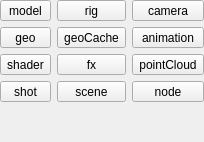
             <widget class="QFrame" name="ma_assetType_frame">
              <property name="frameShape">
               <enum>QFrame::NoFrame</enum>
              </property>
              <property name="frameShadow">
               <enum>QFrame::Plain</enum>
              </property>
              <property name="lineWidth">
               <number>0</number>
              </property>
              <layout class="QVBoxLayout" name="verticalLayout_5">
               <property name="margin">
                <number>0</number>
               </property>
               <item>
                <layout class="QGridLayout" name="ma_assetType_gridLayout">
                 <item row="0" column="0">
                  <widget class="QToolButton" name="model_toolButton">
                   <property name="sizePolicy">
                    <sizepolicy hsizetype="Expanding" vsizetype="Fixed">
                     <horstretch>0</horstretch>
                     <verstretch>0</verstretch>
                    </sizepolicy>
                   </property>
                   <property name="text">
                    <string>model</string>
                   </property>
                   <property name="icon">
                    <iconset resource="rsc.qrc">
                     <normaloff>:/rsc/rsc/publish_icon_geo.png</normaloff>
                     <disabledoff>:/rsc/rsc/publish_icon_geo_disabled.png</disabledoff>:/rsc/rsc/publish_icon_geo.png</iconset>
                   </property>
                   <property name="iconSize">
                    <size>
                     <width>48</width>
                     <height>48</height>
                    </size>
                   </property>
                   <property name="checkable">
                    <bool>true</bool>
                   </property>
                   <property name="autoExclusive">
                    <bool>true</bool>
                   </property>
                   <property name="toolButtonStyle">
                    <enum>Qt::ToolButtonTextUnderIcon</enum>
                   </property>
                  </widget>
                 </item>
                 <item row="0" column="1">
                  <widget class="QToolButton" name="rig_toolButton">
                   <property name="sizePolicy">
                    <sizepolicy hsizetype="Expanding" vsizetype="Fixed">
                     <horstretch>0</horstretch>
                     <verstretch>0</verstretch>
                    </sizepolicy>
                   </property>
                   <property name="text">
                    <string>rig</string>
                   </property>
                   <property name="icon">
                    <iconset resource="rsc.qrc">
                     <normaloff>:/rsc/rsc/publish_icon_rig.png</normaloff>
                     <disabledoff>:/rsc/rsc/publish_icon_rig_disabled.png</disabledoff>:/rsc/rsc/publish_icon_rig.png</iconset>
                   </property>
                   <property name="iconSize">
                    <size>
                     <width>48</width>
                     <height>48</height>
                    </size>
                   </property>
                   <property name="checkable">
                    <bool>true</bool>
                   </property>
                   <property name="autoExclusive">
                    <bool>true</bool>
                   </property>
                   <property name="toolButtonStyle">
                    <enum>Qt::ToolButtonTextUnderIcon</enum>
                   </property>
                  </widget>
                 </item>
                 <item row="0" column="2">
                  <widget class="QToolButton" name="camera_toolButton">
                   <property name="sizePolicy">
                    <sizepolicy hsizetype="Expanding" vsizetype="Fixed">
                     <horstretch>0</horstretch>
                     <verstretch>0</verstretch>
                    </sizepolicy>
                   </property>
                   <property name="text">
                    <string>camera</string>
                   </property>
                   <property name="icon">
                    <iconset resource="rsc.qrc">
                     <normaloff>:/rsc/rsc/publish_icon_camera.png</normaloff>
                     <disabledoff>:/rsc/rsc/publish_icon_camera_disabled.png</disabledoff>:/rsc/rsc/publish_icon_camera.png</iconset>
                   </property>
                   <property name="iconSize">
                    <size>
                     <width>48</width>
                     <height>48</height>
                    </size>
                   </property>
                   <property name="checkable">
                    <bool>true</bool>
                   </property>
                   <property name="autoExclusive">
                    <bool>true</bool>
                   </property>
                   <property name="toolButtonStyle">
                    <enum>Qt::ToolButtonTextUnderIcon</enum>
                   </property>
                  </widget>
                 </item>
                 <item row="1" column="1">
                  <widget class="QToolButton" name="geoCache_toolButton">
                   <property name="sizePolicy">
                    <sizepolicy hsizetype="Expanding" vsizetype="Fixed">
                     <horstretch>0</horstretch>
                     <verstretch>0</verstretch>
                    </sizepolicy>
                   </property>
                   <property name="text">
                    <string>geoCache</string>
                   </property>
                   <property name="icon">
                    <iconset resource="rsc.qrc">
                     <normaloff>:/rsc/rsc/publish_icon_anim.png</normaloff>
                     <disabledoff>:/rsc/rsc/publish_icon_anim_disabled.png</disabledoff>:/rsc/rsc/publish_icon_anim.png</iconset>
                   </property>
                   <property name="iconSize">
                    <size>
                     <width>48</width>
                     <height>48</height>
                    </size>
                   </property>
                   <property name="checkable">
                    <bool>true</bool>
                   </property>
                   <property name="autoExclusive">
                    <bool>true</bool>
                   </property>
                   <property name="toolButtonStyle">
                    <enum>Qt::ToolButtonTextUnderIcon</enum>
                   </property>
                  </widget>
                 </item>
                 <item row="1" column="0">
                  <widget class="QToolButton" name="geo_toolButton">
                   <property name="sizePolicy">
                    <sizepolicy hsizetype="Expanding" vsizetype="Fixed">
                     <horstretch>0</horstretch>
                     <verstretch>0</verstretch>
                    </sizepolicy>
                   </property>
                   <property name="text">
                    <string>geo</string>
                   </property>
                   <property name="icon">
                    <iconset resource="rsc.qrc">
                     <normaloff>:/rsc/rsc/publish_icon_geo.png</normaloff>
                     <disabledoff>:/rsc/rsc/publish_icon_geo_disabled.png</disabledoff>:/rsc/rsc/publish_icon_geo.png</iconset>
                   </property>
                   <property name="iconSize">
                    <size>
                     <width>48</width>
                     <height>48</height>
                    </size>
                   </property>
                   <property name="checkable">
                    <bool>true</bool>
                   </property>
                   <property name="autoExclusive">
                    <bool>true</bool>
                   </property>
                   <property name="toolButtonStyle">
                    <enum>Qt::ToolButtonTextUnderIcon</enum>
                   </property>
                  </widget>
                 </item>
                 <item row="1" column="2">
                  <widget class="QToolButton" name="animation_toolButton">
                   <property name="sizePolicy">
                    <sizepolicy hsizetype="Expanding" vsizetype="Fixed">
                     <horstretch>0</horstretch>
                     <verstretch>0</verstretch>
                    </sizepolicy>
                   </property>
                   <property name="text">
                    <string>animation</string>
                   </property>
                   <property name="icon">
                    <iconset resource="rsc.qrc">
                     <normaloff>:/rsc/rsc/publish_icon_anim.png</normaloff>
                     <disabledoff>:/rsc/rsc/publish_icon_anim_disabled.png</disabledoff>:/rsc/rsc/publish_icon_anim.png</iconset>
                   </property>
                   <property name="iconSize">
                    <size>
                     <width>48</width>
                     <height>48</height>
                    </size>
                   </property>
                   <property name="checkable">
                    <bool>true</bool>
                   </property>
                   <property name="autoExclusive">
                    <bool>true</bool>
                   </property>
                   <property name="toolButtonStyle">
                    <enum>Qt::ToolButtonTextUnderIcon</enum>
                   </property>
                  </widget>
                 </item>
                 <item row="2" column="0">
                  <widget class="QToolButton" name="shader_toolButton">
                   <property name="sizePolicy">
                    <sizepolicy hsizetype="Expanding" vsizetype="Fixed">
                     <horstretch>0</horstretch>
                     <verstretch>0</verstretch>
                    </sizepolicy>
                   </property>
                   <property name="text">
                    <string>shader</string>
                   </property>
                   <property name="icon">
                    <iconset resource="rsc.qrc">
                     <normaloff>:/rsc/rsc/publish_icon_shader.png</normaloff>
                     <disabledoff>:/rsc/rsc/publish_icon_shader_disabled.png</disabledoff>:/rsc/rsc/publish_icon_shader.png</iconset>
                   </property>
                   <property name="iconSize">
                    <size>
                     <width>48</width>
                     <height>48</height>
                    </size>
                   </property>
                   <property name="checkable">
                    <bool>true</bool>
                   </property>
                   <property name="autoExclusive">
                    <bool>true</bool>
                   </property>
                   <property name="toolButtonStyle">
                    <enum>Qt::ToolButtonTextUnderIcon</enum>
                   </property>
                  </widget>
                 </item>
                 <item row="2" column="1">
                  <widget class="QToolButton" name="fx_toolButton">
                   <property name="sizePolicy">
                    <sizepolicy hsizetype="Expanding" vsizetype="Fixed">
                     <horstretch>0</horstretch>
                     <verstretch>0</verstretch>
                    </sizepolicy>
                   </property>
                   <property name="text">
                    <string>fx</string>
                   </property>
                   <property name="icon">
                    <iconset resource="rsc.qrc">
                     <normaloff>:/rsc/rsc/publish_icon_fx.png</normaloff>
                     <disabledoff>:/rsc/rsc/publish_icon_fx_disabled.png</disabledoff>:/rsc/rsc/publish_icon_fx.png</iconset>
                   </property>
                   <property name="iconSize">
                    <size>
                     <width>48</width>
                     <height>48</height>
                    </size>
                   </property>
                   <property name="checkable">
                    <bool>true</bool>
                   </property>
                   <property name="autoExclusive">
                    <bool>true</bool>
                   </property>
                   <property name="toolButtonStyle">
                    <enum>Qt::ToolButtonTextUnderIcon</enum>
                   </property>
                  </widget>
                 </item>
                 <item row="2" column="2">
                  <widget class="QToolButton" name="ma_pointCloud_toolButton">
                   <property name="sizePolicy">
                    <sizepolicy hsizetype="Expanding" vsizetype="Fixed">
                     <horstretch>0</horstretch>
                     <verstretch>0</verstretch>
                    </sizepolicy>
                   </property>
                   <property name="text">
                    <string>pointCloud</string>
                   </property>
                   <property name="icon">
                    <iconset resource="rsc.qrc">
                     <normaloff>:/rsc/rsc/publish_icon_pointCloud.png</normaloff>
                     <disabledoff>:/rsc/rsc/publish_icon_pointCloud_disabled.png</disabledoff>:/rsc/rsc/publish_icon_pointCloud.png</iconset>
                   </property>
                   <property name="iconSize">
                    <size>
                     <width>48</width>
                     <height>48</height>
                    </size>
                   </property>
                   <property name="checkable">
                    <bool>true</bool>
                   </property>
                   <property name="autoExclusive">
                    <bool>true</bool>
                   </property>
                   <property name="toolButtonStyle">
                    <enum>Qt::ToolButtonTextUnderIcon</enum>
                   </property>
                  </widget>
                 </item>
                 <item row="3" column="0">
                  <widget class="QToolButton" name="shot_toolButton">
                   <property name="sizePolicy">
                    <sizepolicy hsizetype="Expanding" vsizetype="Fixed">
                     <horstretch>0</horstretch>
                     <verstretch>0</verstretch>
                    </sizepolicy>
                   </property>
                   <property name="text">
                    <string>shot</string>
                   </property>
                   <property name="icon">
                    <iconset resource="rsc.qrc">
                     <normaloff>:/rsc/rsc/icon_render.png</normaloff>
                     <disabledoff>:/rsc/rsc/icon_render_disabled.png</disabledoff>:/rsc/rsc/icon_render.png</iconset>
                   </property>
                   <property name="iconSize">
                    <size>
                     <width>48</width>
                     <height>48</height>
                    </size>
                   </property>
                   <property name="checkable">
                    <bool>true</bool>
                   </property>
                   <property name="autoExclusive">
                    <bool>true</bool>
                   </property>
                   <property name="toolButtonStyle">
                    <enum>Qt::ToolButtonTextUnderIcon</enum>
                   </property>
                  </widget>
                 </item>
                 <item row="3" column="1">
                  <widget class="QToolButton" name="scene_toolButton">
                   <property name="sizePolicy">
                    <sizepolicy hsizetype="Expanding" vsizetype="Fixed">
                     <horstretch>0</horstretch>
                     <verstretch>0</verstretch>
                    </sizepolicy>
                   </property>
                   <property name="text">
                    <string>scene</string>
                   </property>
                   <property name="icon">
                    <iconset resource="rsc.qrc">
                     <normaloff>:/rsc/rsc/publish_icon_scene.png</normaloff>
                     <disabledoff>:/rsc/rsc/publish_icon_scene_disabled.png</disabledoff>:/rsc/rsc/publish_icon_scene.png</iconset>
                   </property>
                   <property name="iconSize">
                    <size>
                     <width>48</width>
                     <height>48</height>
                    </size>
                   </property>
                   <property name="checkable">
                    <bool>true</bool>
                   </property>
                   <property name="autoExclusive">
                    <bool>true</bool>
                   </property>
                   <property name="toolButtonStyle">
                    <enum>Qt::ToolButtonTextUnderIcon</enum>
                   </property>
                  </widget>
                 </item>
                 <item row="3" column="2">
                  <widget class="QToolButton" name="ma_node_toolButton">
                   <property name="sizePolicy">
                    <sizepolicy hsizetype="Expanding" vsizetype="Fixed">
                     <horstretch>0</horstretch>
                     <verstretch>0</verstretch>
                    </sizepolicy>
                   </property>
                   <property name="text">
                    <string>node</string>
                   </property>
                   <property name="icon">
                    <iconset resource="rsc.qrc">
                     <normaloff>:/rsc/rsc/publish_icon_node.png</normaloff>
                     <disabledoff>:/rsc/rsc/publish_icon_node_disabled.png</disabledoff>:/rsc/rsc/publish_icon_node.png</iconset>
                   </property>
                   <property name="iconSize">
                    <size>
                     <width>48</width>
                     <height>48</height>
                    </size>
                   </property>
                   <property name="checkable">
                    <bool>true</bool>
                   </property>
                   <property name="autoExclusive">
                    <bool>true</bool>
                   </property>
                   <property name="toolButtonStyle">
                    <enum>Qt::ToolButtonTextUnderIcon</enum>
                   </property>
                  </widget>
                 </item>
                </layout>
               </item>
               <item>
                <spacer name="ma_assetType_verticalSpacer">
                 <property name="orientation">
                  <enum>Qt::Vertical</enum>
                 </property>
                 <property name="sizeHint" stdset="0">
                  <size>
                   <width>20</width>
                   <height>40</height>
                  </size>
                 </property>
                </spacer>
               </item>
              </layout>
             </widget>
